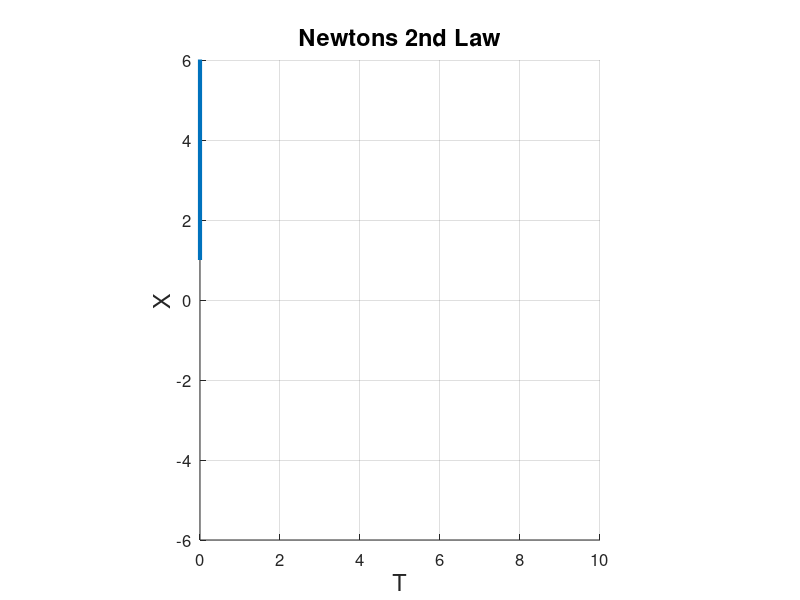

Source code (MATLAB):
%Class: 28.02.18
%Topic: Newtons 2nd Law, exemplified by spring pendulum (oscillation)

%=====preparing window===========================
figure('units','norm','position',[.1 .1 .8 .7],'color',[.9 .9 .9],...
       'name', "Newtons 2nd Law");                                              %Creating Window
a = axes('position',[.1 .1 .8 .8],'color',[1 1 1],'fontsize',[12]);             %Creating Axis
txt = ["Newtons 2nd Law"];                                                      %preparing amplitude string
a : title (txt,'fontsize',[17]);                                                %titleing diagram
a : xlabel ("T",'fontsize',[17]);                                               %labeling y axis
a : ylabel ("X",'fontsize',[17]);                                               %labeling x axis
axis('equal',[0 10 -6 6]);                                                      %setting the area of the coodinate system
grid on;                                                                        %turing on the grid in coordinate system
drawnow;                                                                        %drawing the system

%=====setting initial conditions==============
t0=0;                           %initializing time
x=x0=1;                         %setting x to starting position
vx=10;                           %setting initial velocity
dt=.5;                         %setting interval
a=pi/4;

%=====declaring function for acceleration=========
function ax=funVX(t,x,vx);
  
  k=1;                              %stiffness of spring
  m=1;                              %mass of weight
  a=.01;                            %coefficient of drag
  ax=vx^2/x;                        %acceleration
  %ax=ax+(a.*vx);                   %dampened by drag
  %ax=ax+.05*x^3;                     %non-linear osc.
  %ax=ax+sin(t);                    %periodic osc.
  
endfunction;

%=====declaring function for velocity=========
function Vx=funX(t,x,vx);
  
  Vx=vx;                        %velocity put into another place
  
endfunction;

%=====loop for time progression and graphing====
for t=0:dt:10;
  
  %---calculating k1---
  k1x=funX(t,x,vx);
  k1Vx=funVX(t,x,vx);
  
  %---calculating k2---
  k2x=funX(t+dt/2,x+k1x*dt/2,vx+k1Vx*dt/2);
  k2Vx=funVX(t+dt/2,x+k1x*dt/2,vx+k1Vx*dt/2);
  
  %---calculating k3---
  k3x=funX(t+dt/2,x+k2x*dt/2,vx+k2Vx*dt/2);
  k3Vx=funVX(t+dt/2,x+k2x*dt/2,vx+k2Vx*dt/2);
  
  %---calculating k4---
  k4x=funX(t+dt,x+k3x*dt,vx+k3Vx*dt);
  k4Vx=funVX(t+dt,x+k3x*dt,vx+k3Vx*dt);
  
  %---calculating new x---
  x=x+(k1x+2*k2x+2*k3x+k4x)*dt/6;
  
  %---calculating new vx---
  vx=vx+(k1Vx+2*k2Vx+2*k3Vx+k4Vx)*dt/6;
  
  %---creating line of t and x---
  line([t0 t],[x0 x],'linewidth',[3]);
  
  %---storing variables for line drawing---
  t0=t;
  x0=x;
  
  %---drawing line---
  drawnow;
  
endfor;
